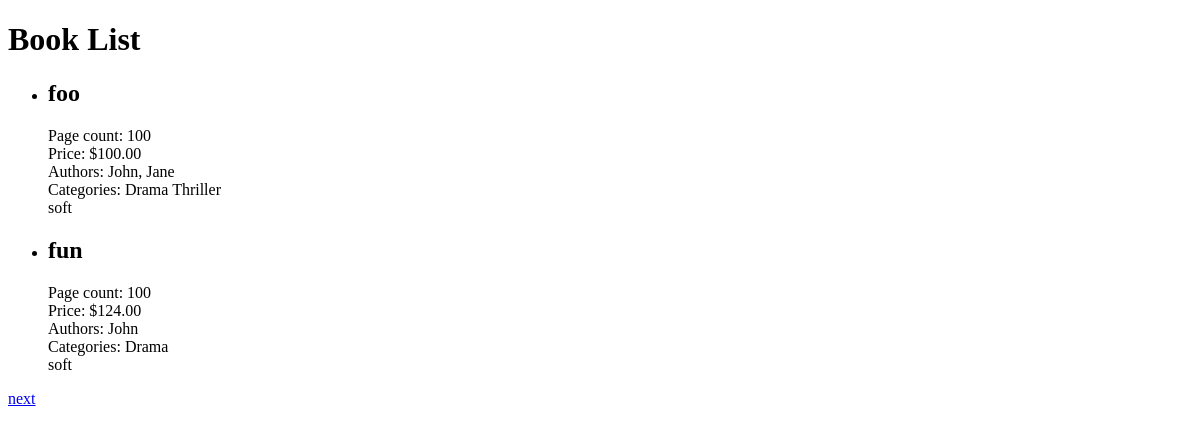
The app's page /, older data.
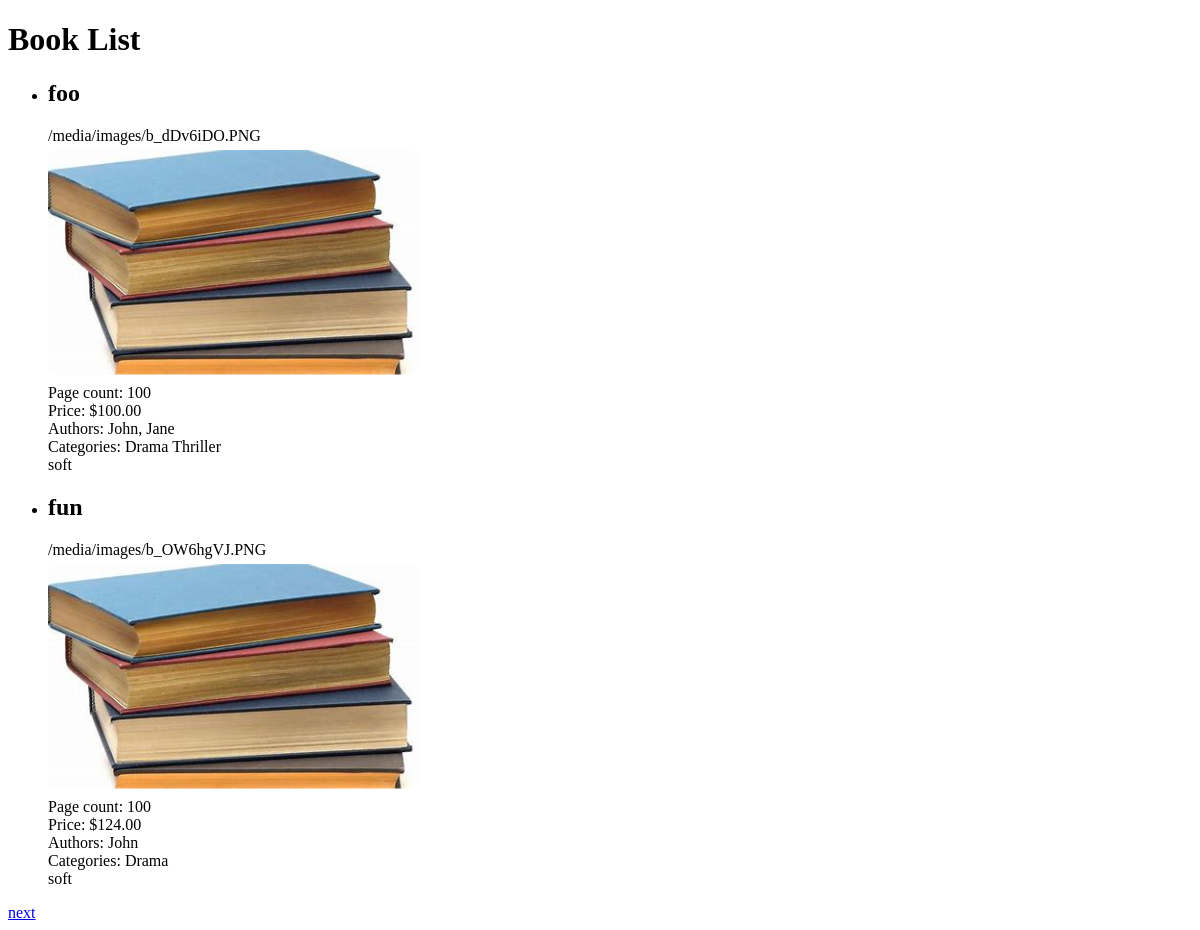
The same page, newer data.
### market/models.py (models this page shows, shortened)
class Book(models.Model):
    authors = models.ManyToManyField(Author, verbose_name=_("Authors"))
    categories = models.ManyToManyField(Category, verbose_name=_("Categories"))
    name = models.CharField(max_length=200, verbose_name=_("Name"))
    page_count = models.IntegerField(verbose_name=_("Page count"))
    price = models.DecimalField(max_digits=5, decimal_places=2, verbose_name=_("Price"))
    image = models.ImageField(upload_to='images/', blank=True, null=True, verbose_name=_("Image"))
    cover = models.CharField(choices=BOOK_COVERS, max_length=4, default="soft", verbose_name=_("Cover"))
    class Meta:
        verbose_name = _('Book')
        verbose_name_plural = _('Books')

class Author(models.Model):
    name = models.CharField(max_length=100, verbose_name=_("Name"))
    surname = models.CharField(max_length=100, verbose_name=_("Surname"))
    birth_date = models.DateField(verbose_name=_("Birth date"))
    class Meta:
        verbose_name = _('Author')
        verbose_name_plural = _('Authors')

class Category(models.Model):
    genre = models.CharField(max_length=100, verbose_name=_("Genre"))
    class Meta:
        verbose_name = _('Category')
        verbose_name_plural = _('Categories')

### market/views.py (the view)
def web_get_all(request):
    books = Book.objects.all()
    page = request.GET.get('page', '1')
    paginator = Paginator(books, 2)
    _page = page if page.isdigit() else '1'
    print(_page, type(_page))
    _books = paginator.get_page(_page)
    print(dir(_books))
    return render(request, 'market/books.html', {"books": _books})

### market/templates/market/books.html (shortened to what this page needs)
<!DOCTYPE html>
<html lang="en">
<head>
</head>
<body>
    <h1>Book List</h1>
    {% if books %}
        <ul>
            {% for book in books %}
                <li>
                    <h2>{{ book.name }}</h2>
                    {% if book.image %}
                        <div> {{ book.image.url }} </div>
                        <img src="{{ book.image.url }}" alt="{{ book.name }}">
                    {% endif %}
                    <div>Page count: {{ book.page_count }}</div>
                    <div>Price: ${{ book.price }}</div>
                    <div>Authors:
                        {% for author in book.authors.all %}
                            {{ author.name }}{% if not forloop.last %}, {% endif %}
                        {% endfor %}
                    </div>
                    <div>Categories:
                        {% for category in book.categories.all %}
                            {{ category.genre }}
                        {% endfor %}
                    </div>
                    <div>
                        {{  book.cover }}
                    </div>
                </li>
            {% endfor %}
        </ul>
        {% if books.has_other_pages %}
            <div class="pages">
                    {% if books.has_next %}
                        <a href="?page={{ books.next_page_number }}">next</a>
                    {% endif %}
            </div>
        {% endif %}
    {% else %}
        <h3>No books available.</h3>
    {% endif %}
</body>
</html>

Row changes from the older to the newer data that the page shows:
changed Book "foo": image (not shown) → "/media/images/b_dDv6iDO.PNG"; image: picture added
changed Book "fun": image (not shown) → "/media/images/b_OW6hgVJ.PNG"; image: picture added
